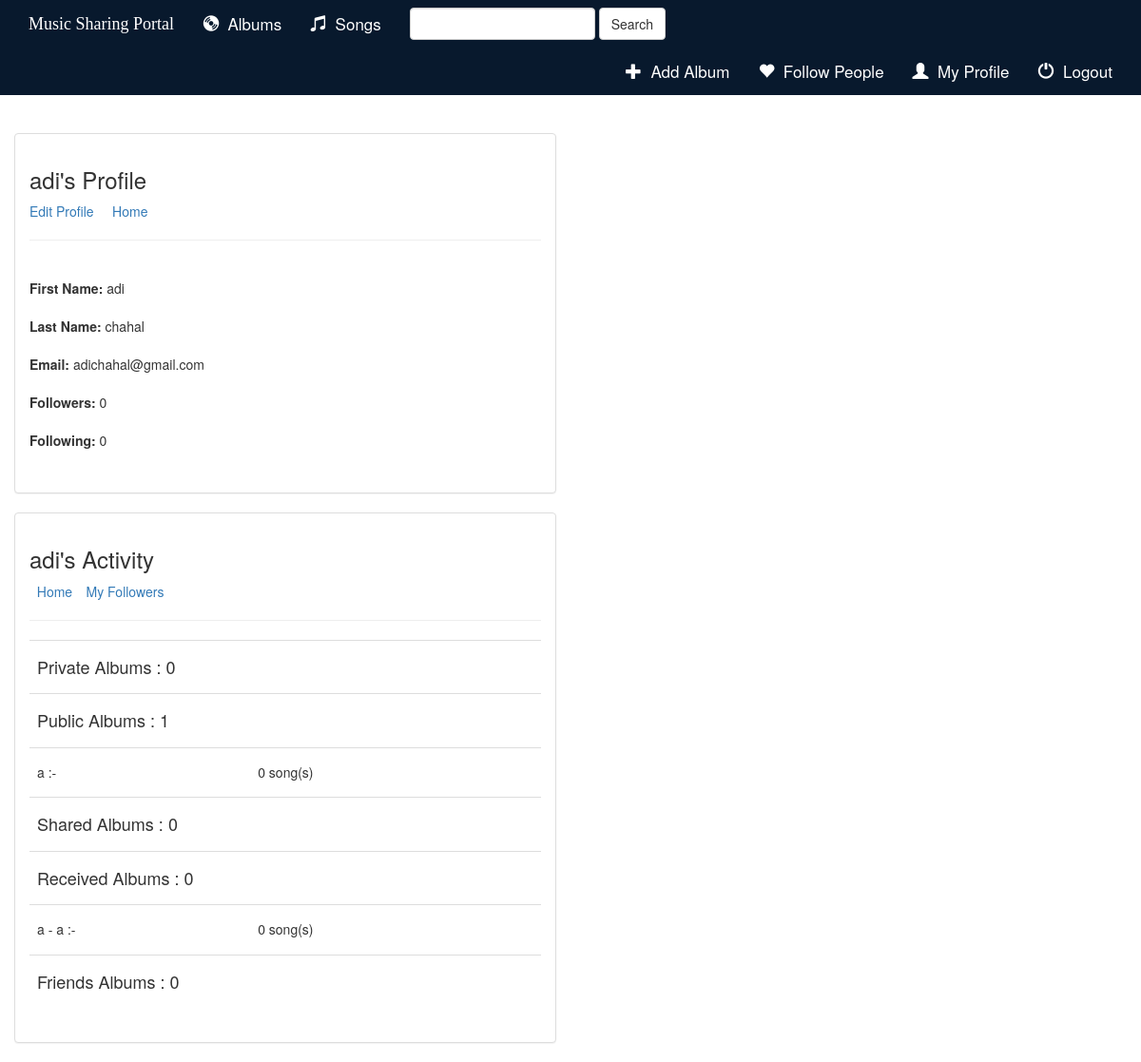
The app's page /users/profile/ (signed in) with its own data.
### music/models.py (models this page shows)
class Album(models.Model):
    user = models.ForeignKey(User, default=1,on_delete=models.CASCADE)
    artist = models.CharField(max_length=250)
    album_title = models.CharField(max_length=500)
    genre = models.CharField(max_length=100)
    album_logo = models.FileField(upload_to="album_logos/")
    is_favorite = models.BooleanField(default=False)
    is_private = models.BooleanField(default=True,help_text="Is this a private album ? ")
    total_songs = models.IntegerField(default=0)
    shared = models.BooleanField(default=False)
    def __str__(self):
        return self.album_title + ' - ' + self.artist

class Shared_album(models.Model):
    owner = models.ForeignKey(User,on_delete=models.CASCADE,related_name='%(class)s_album_sender')
    receiver = models.ForeignKey(User, on_delete=models.CASCADE,related_name='%(class)s_album_receiver')
    album_title = models.ForeignKey(Album,on_delete=models.CASCADE)

### users/views.py (the view)
# urls.py: path('profile/', views.profile, name="profile"),
def profile(request):
    followee = Friend.objects.filter(follower__username__exact=request.user.username)
    following_count = followee.count()
    friends_albums = []
    for follo in followee:
        x = Album.objects.filter(Q(user=follo.followee)).exclude(is_private=True)
        friends_albums = list(chain(friends_albums, x))
    print(friends_albums)
    received_albums = Shared_album.objects.filter(receiver=request.user)
    public_albums = Album.objects.exclude(user=request.user).filter(is_private=False)
    private_albums = Album.objects.filter(user=request.user,is_private=True)
    followers = Friend.objects.filter(followee__username__exact=request.user.username)
    followers_count = followers.count()
    list_of_ids = []
    for pa in private_albums:
        list_of_ids.append(pa.id)
    shared_albums = Shared_album.objects.filter(album_title_id__in=list_of_ids)
    context = {
        'private_albums': private_albums,  # unique albums
        'received_albums': received_albums,
        'public_albums': public_albums,
        'shared_albums':shared_albums,
        'friends_albums': friends_albums,
        'following_count':following_count,
        'followers_count': followers_count
    }
    return render(request, 'users/profile.html', context)

### templates/users/profile.html (shortened to what this page needs)
{% extends 'base.html' %}
{% block body %}
     <br><br>
    <div class="container-fluid">
        <div class="row">
            <div class="col-sm-12 col-md-6">
                <div class="panel panel-default">
                    <div class="panel-body">
                        <h3>{{ request.session.username }}'s Profile</h3>
                        <a href="{% url 'users:edit_profile' %}">Edit Profile</a>&nbsp;&nbsp;&nbsp;&nbsp;
                        <a href="{% url 'users:index' %}">Home</a>
                        <hr>
                        <br>
                        <p>
                            <b>First Name:</b> {{ request.session.first_name }}<br><br>
                            <b>Last Name:</b> {{ request.session.last_name }} <br><br>
                            <b>Email:</b> {{ request.session.email }} <br><br>
                            <b>Followers:</b> {{ followers_count }} <br><br>
                            <b>Following:</b> {{ following_count }} <br><br>
                        </p>
                    </div>
                </div>
            </div>
        </div>
        <div class="row">
            <div class="col-sm-12 col-md-6">
                <div class="panel panel-default">
                    <div class="panel-body">
                        <h3>{{ request.session.username }}'s Activity</h3>&nbsp;
                        <a href="{% url 'users:index' %}">Home</a>
                        <a href="{% url 'users:my_followers' %}">&emsp14;&emsp14;&emsp14;My Followers</a>
                        <hr>
                        <table class="table">
                            <tbody>
                            <tr>
                                <td colspan="2"><h4>Private Albums : {{ private_albums | length }} <br></h4></td>
                            </tr>
                            <tr>
                                <td colspan="2"><h4>Public Albums : {{ public_albums | length }} <br></h4></td>
                            </tr>
                            <tr>
                                {% for album in public_albums %}
                                    <td><h5>{{ album.album_title }} :- <br></h5></td>
                                    {% if album.total_songs == null %}
                                        <td><h5> 0 song(s) <br></h5></td>
                                    {% else %}
                                        <td><h5>{{ album.total_songs }} song(s) <br></h5></td>
                                    {% endif %}
                                {% endfor %}
                            </tr>
                            <tr>
                                <td colspan="2"><h4>Shared Albums : {{ shared_albums | length }} <br></h4></td>
                            </tr>
                            <tr>
                                <td colspan="2"><h4>Received Albums : {{ shared_albums | length }} <br></h4></td>
                            </tr>
                            <tr>
                                {% for album in received_albums %}
                                    <td><h5>{{ album.album_title }} :- <br></h5></td>
                                    {% if album.total_songs == null %}
                                        <td><h5> 0 song(s) <br></h5></td>
                                    {% else %}
                                        <td><h5>{{ album.total_songs }} song(s) <br></h5></td>
                                    {% endif %}
                                {% endfor %}
                            </tr>
                            <tr>
                                <td colspan="2"><h4>Friends Albums : {{ friends_albums | length }} <br></h4></td>
                            </tr>
                            </tbody>
                        </table>
                    </div>
                </div>
            </div>
        </div>
    </div>
{% endblock %}

### templates/base.html (shortened to what this page needs)
<!DOCTYPE html>
<html lang="en">
<head>
    {% load static %}
    <link href="https://maxcdn.bootstrapcdn.com/bootstrap/3.3.6/css/bootstrap.min.css" rel="stylesheet">
    <link rel="stylesheet" type="text/css" href="{% static 'music/style.css' %}"/>
</head>
<body>
<header class="header-section clearfix header-blue">
    <div class="container-fluid">
        <div class="navbar-header">
            <a class="navbar-brand" href="{% url 'home' %}" class="span-visitor" style="color: white; font-family:verdana;">Music Sharing Portal</a>
        </div>
        <div class="collapse navbar-collapse header-section" id="topNavBar">
            <ul class="nav navbar-nav">
                <li class="{% block albums_active %}{% endblock %}"><a href="{% url 'users:index' %}" class="span-visitor"><span
                        class="glyphicon glyphicon-cd span-visitor" aria-hidden="true"></span>&nbsp; Albums</a></li>
                <li class="{% block songs_active %}{% endblock %}"><a href="{% url 'music:songs' 'all' %}" class="span-visitor"><span
                        class="glyphicon glyphicon-music span-visitor" aria-hidden="true"></span>&nbsp; Songs</a></li>
            </ul>
            <form class="navbar-form navbar-left" role="search" method="get" action="{% url 'users:index' %}">
                <div class="form-group">
                    <input type="text" class="form-control" name="q" value="{{ request.GET.q }}">
                </div>
                <button type="submit" class="btn btn-default">Search</button>
            </form>
            <ul class="nav navbar-nav navbar-right">
                <li>
                    <a href="{% url 'music:create_album' %}" class="span-visitor">
                        <span class="span-visitor glyphicon glyphicon-plus" aria-hidden="true"></span>&nbsp; Add Album
                    </a>
                </li>
                <li>
                    <a href="{% url 'users:follow_users' %}" class="span-visitor">
                        <span class="span-visitor glyphicon glyphicon-heart" aria-hidden="true"></span>&nbsp; Follow People
                    </a>
                </li>
                <li>
                    <a href="{% url 'users:profile' %}" class="span-visitor">
                        <span class="glyphicon span-visitor glyphicon-user" aria-hidden="true"></span>&nbsp; My Profile
                    </a>
                </li>
                <li>
                    <a href="{% url 'users:logout_user' %}" class="span-visitor">
                        <span class="glyphicon glyphicon-off span-visitor" aria-hidden="true"></span>&nbsp; Logout
                    </a>
                </li>
            </ul>
        </div>
    </div>
</header>
{% block body %}
{% endblock %}
</body>
</html>

### static/music/style.css (style rules this page uses)
body { background: url("images/background.jpg"); height: 100%; background-repeat: no-repeat; background-position: center; background-size: cover; }
html { height: 100%; }
.navbar-brand { font-family: 'Satisfy', cursive; }
.span-visitor { font-size: 17px; color: white; }
.header-blue { background-color: #08192d; }

### records on screen
Album: album_title "a", total_songs "0"
Shared_album: album_title "a - a"

### other values on screen
{{ request.session.username }} "adi"
{{ request.session.first_name }} "adi"
{{ request.session.last_name }} "chahal"
{{ request.session.email }} "adichahal@gmail.com"
{{ followers_count }} "0"
{{ following_count }} "0"
{{ private_albums | length }} "0"
{{ public_albums | length }} "1"
{{ shared_albums | length }} "0"
{{ friends_albums | length }} "0"
